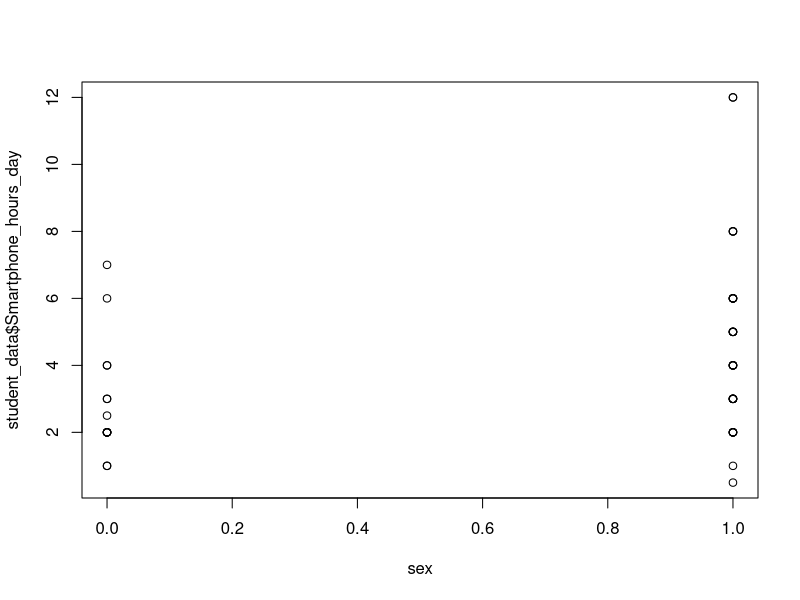
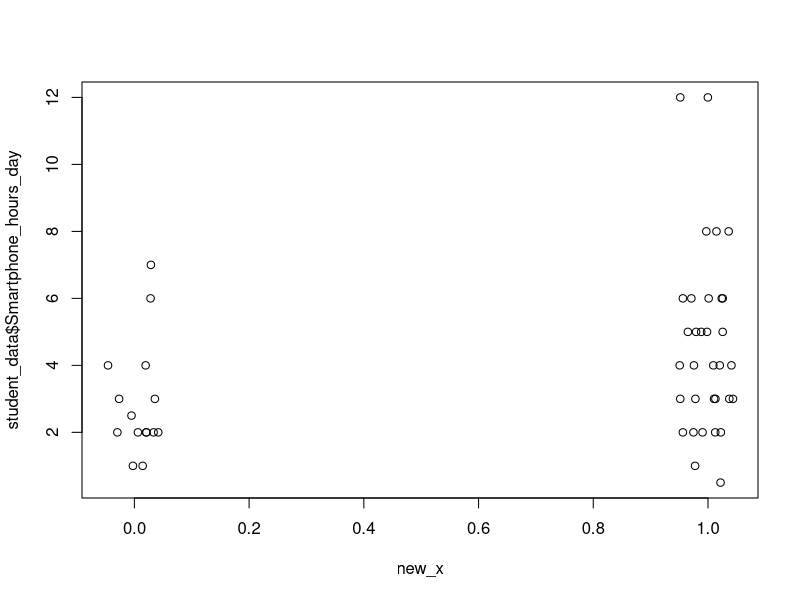
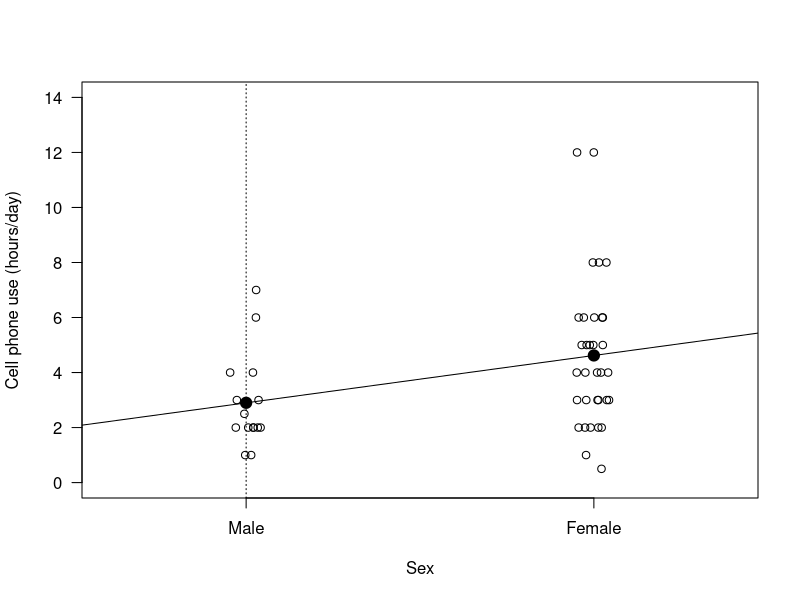
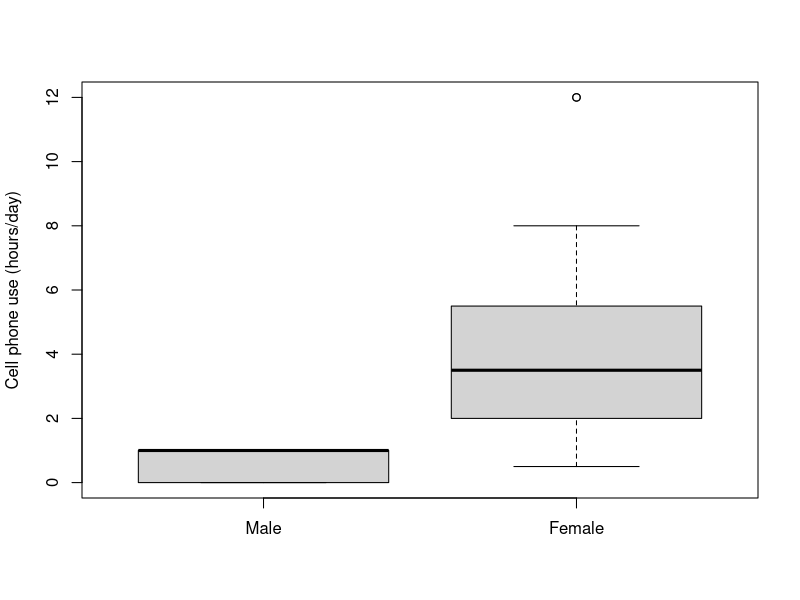

Write the R code that produced these figures, in order.
#training script for linear models involving a comparison of two means

#get the data
student_data <- read.csv("student_data_cleaned.csv")
str(student_data)

#we will look at the difference in cell phone use between males and females
#convert male and female to 0 and 1
#the ifelse function works by setting a condition and assigning a value and if the condition is not met is assigns a different value
sex <- ifelse(student_data$Sex == "Female", yes=1, no=0)

#now we can use a linear model. We will use the function lm

model_phone_sex <- lm(student_data$Smartphone_hours_day ~ sex)  #this reads smartphone use depends on sex

#summarize the results of the analysis
summary(model_phone_sex)

#lets plot the data
plot(sex, student_data$Smartphone_hours_day)

#notice that you can't see a lot of the data because it's hidden behind other points...we can do what is known as jittering.
#in this case we will add or subtract a small amount to each of the x values (0 and 1) so we can see all the data
new_x <- jitter(sex,0.25)
plot(new_x, student_data$Smartphone_hours_day)

#obviously we need to clean up the graph by changing the x-axis, labeling etc
plot(new_x, student_data$Smartphone_hours_day, xaxt="n", las=1, xlim=c(-0.4,1.4), ylim=c(0,14), xlab="Sex", ylab="Cell phone use (hours/day)")
axis(1, c(0,1), c("Male","Female"))

#plot the line showing the difference in means on the graph
abline(model_phone_sex)

#put a vertical line at x = 0
abline(v=0, lty=3)

#use the coefficients from the model to put the means for each sex on the graph
#we can get the coefficients from the model using model_phone_sex$coeff[1] and model_phone_sex$coeff[2]
print(model_phone_sex$coeff)

#so remember from the reading that the y-intercept is the mean for x = 0 is the mean for males so we use the first coefficient and plot it on the graph using points. WE are going to use a filled circle and make is slightly bigger than the individual observations
points(0, model_phone_sex$coeff[1], pch=19, cex=1.5)

#recall that the second coefficient is the estimated parameter, namely the difference in means so we add the difference in means to the y-intercept to get the mean for females
points(1, model_phone_sex$coeff[1]+model_phone_sex$coeff[2], pch=19, cex=1.5)

#you can also look at the data using a boxplot (you should look up what the different lines, shapes, and points represent)
boxplot(sex, student_data$Smartphone_hours_day, names=c("Male","Female"), ylab="Cell phone use (hours/day)")
